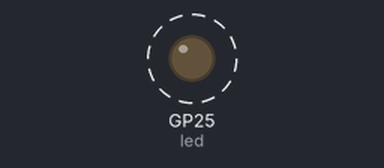
Simulated run of this program. Board: Raspberry Pi Pico running MicroPython. Parts: output pins drawn as LEDs (lit = HIGH). Dashed ring = blinking.

Above: at 0.5 s.
Timing chart, 0 to 4.6 s (numbered marks = the images above):
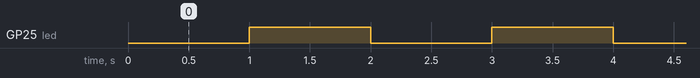

Measured:
- by itself, GP25 (led): alternates HIGH for 1.0 s and LOW for 1.0 s

The program:

Blink.py
```python
from time import sleep_ms
from machine import Pin


def example1():
    led=Pin(25,Pin.OUT) #create LED object from pin2,Set Pin2 to output
    try:
        while True:
            led.value(0)        #Set led turn on
            sleep_ms(1000)
            led.value(1)        #Set led turn off
            sleep_ms(1000)
    except:
        pass

if __name__ == '__main__':
    example1()
```
